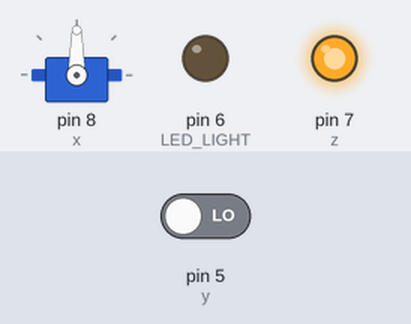
Simulated run of this sketch. Board: Arduino Uno, built with avr-gcc and run on an emulated ATmega328P. Shown: servo, output pins drawn as LEDs (lit = HIGH). Inputs (shaded band) come from the test bench; at power-on: pin 5 (y) LOW.

Above: at 0.05 s.
At 1.1 s:
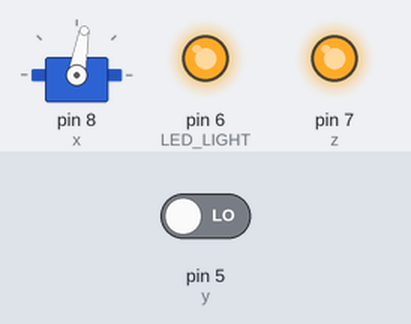
At 11.2 s:
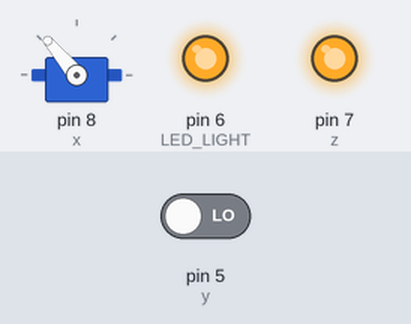
Timing chart, 0 to 12.9 s (numbered marks = the images above):
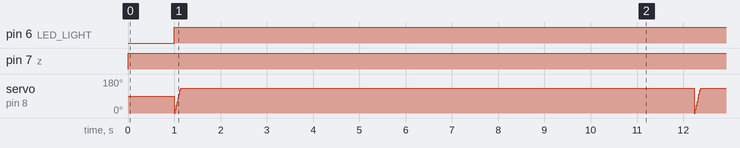

Measured:
- by itself, pin 6 (LED_LIGHT): LOW → HIGH at 1.0 s
- by itself, pin 7 (z): LOW → HIGH at 0.00 s
- by itself, servo on pin 8 (x): repeats every 11.2 s: 20° 0.02 s, 40° 0.02 s, 60° 0.02 s, 80° 0.02 s, 100° 0.02 s, 120° 0.02 s, 130° 11.1 s, 0° 0.02 s

The sketch:

Automatic_door.ino
```cpp
#include<Servo.h>
Servo x;
int pos = 0;// intialized position as 0;
const int y=5;//echo pin of sonar;
const int z=7;//trigger pin of sonar;


void setup()
{ pinMode(6,OUTPUT);//LED LIGHT;
x.attach(8);//SERVO MOTOR ;
pinMode(z,OUTPUT);// trigger is for output signal;
pinMode(y,INPUT);//echo for input signal;
}

void loop()
{
long d;//duration
int s;//distance
  digitalWrite(z,LOW);// At initial trigger is 0;
  delayMicroseconds(2);// after the first stage timer need a delay of 2 microseconds;
  digitalWrite(z,HIGH);// now the trigger is switched on;
  delayMicroseconds(5);// delay of 5 microseconds ;
   d=pulseIn(y,HIGH);// Sonar sensor Take pulses(Signal) from the object;
  s=d*0.034/2;//Mesure the distance by using Dopller effect of sound;
  if(s<=40)//when distance is less then 4 cm;
  {
  for(pos=0; pos<=130;pos+=5)// gate is opened ;
  {
    x.write(pos);
  digitalWrite(6,HIGH);//gate opened and the led turned on;
  delay(5);
  }delay(10000);}
   else
  {
  for(pos=130;pos>=0;pos-=5);//gate is closed;
  {
    x.write(pos);
  digitalWrite(6,LOW);
delay(20);
  }
  }delay(100);}
```
